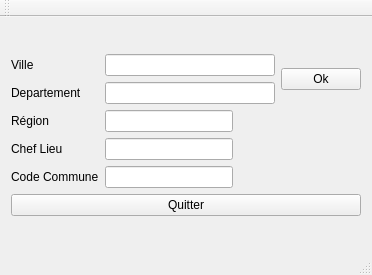
<?xml version="1.0" encoding="UTF-8"?>
<ui version="4.0">
 <class>MainWindow</class>
 <widget class="QMainWindow" name="MainWindow">
  <property name="geometry">
   <rect>
    <x>0</x>
    <y>0</y>
    <width>372</width>
    <height>275</height>
   </rect>
  </property>
  <property name="windowTitle">
   <string>MainWindow</string>
  </property>
  <widget class="QWidget" name="centralWidget">
   <layout class="QGridLayout" name="gridLayout_2">
    <item row="0" column="0">
     <layout class="QGridLayout" name="gridLayout">
      <item row="0" column="0">
       <layout class="QHBoxLayout" name="horizontalLayout_5">
        <item>
         <layout class="QVBoxLayout" name="verticalLayout_2">
          <item>
           <widget class="QLabel" name="label">
            <property name="text">
             <string>Ville</string>
            </property>
            <property name="buddy">
             <cstring>lineEditVille</cstring>
            </property>
           </widget>
          </item>
          <item>
           <widget class="QLabel" name="label_3">
            <property name="text">
             <string>Departement</string>
            </property>
            <property name="buddy">
             <cstring>lineEditDep</cstring>
            </property>
           </widget>
          </item>
          <item>
           <widget class="QLabel" name="label_4">
            <property name="text">
             <string>Région</string>
            </property>
            <property name="buddy">
             <cstring>lineEditREgion</cstring>
            </property>
           </widget>
          </item>
          <item>
           <widget class="QLabel" name="label_5">
            <property name="text">
             <string>Chef Lieu</string>
            </property>
            <property name="buddy">
             <cstring>lineEditChefLieu</cstring>
            </property>
           </widget>
          </item>
          <item>
           <widget class="QLabel" name="label_2">
            <property name="text">
             <string>Code Commune</string>
            </property>
            <property name="buddy">
             <cstring>lineEditCommune</cstring>
            </property>
           </widget>
          </item>
         </layout>
        </item>
        <item>
         <layout class="QVBoxLayout" name="verticalLayout_3">
          <item>
           <layout class="QHBoxLayout" name="horizontalLayout">
            <item>
             <layout class="QVBoxLayout" name="verticalLayout">
              <item>
               <widget class="QLineEdit" name="lineEditVille"/>
              </item>
              <item>
               <widget class="QLineEdit" name="lineEditDep"/>
              </item>
             </layout>
            </item>
            <item>
             <widget class="QPushButton" name="pushButton">
              <property name="text">
               <string>Ok</string>
              </property>
             </widget>
            </item>
           </layout>
          </item>
          <item>
           <layout class="QHBoxLayout" name="horizontalLayout_2">
            <item>
             <widget class="QLineEdit" name="lineEditREgion"/>
            </item>
            <item>
             <spacer name="horizontalSpacer">
              <property name="orientation">
               <enum>Qt::Horizontal</enum>
              </property>
              <property name="sizeHint" stdset="0">
               <size>
                <width>40</width>
                <height>20</height>
               </size>
              </property>
             </spacer>
            </item>
           </layout>
          </item>
          <item>
           <layout class="QHBoxLayout" name="horizontalLayout_3">
            <item>
             <widget class="QLineEdit" name="lineEditChefLieu"/>
            </item>
            <item>
             <spacer name="horizontalSpacer_2">
              <property name="orientation">
               <enum>Qt::Horizontal</enum>
              </property>
              <property name="sizeHint" stdset="0">
               <size>
                <width>40</width>
                <height>20</height>
               </size>
              </property>
             </spacer>
            </item>
           </layout>
          </item>
          <item>
           <layout class="QHBoxLayout" name="horizontalLayout_4">
            <item>
             <widget class="QLineEdit" name="lineEditCommune"/>
            </item>
            <item>
             <spacer name="horizontalSpacer_3">
              <property name="orientation">
               <enum>Qt::Horizontal</enum>
              </property>
              <property name="sizeHint" stdset="0">
               <size>
                <width>40</width>
                <height>20</height>
               </size>
              </property>
             </spacer>
            </item>
           </layout>
          </item>
         </layout>
        </item>
       </layout>
      </item>
      <item row="1" column="0">
       <widget class="QPushButton" name="pushButton_2">
        <property name="text">
         <string>Quitter</string>
        </property>
       </widget>
      </item>
     </layout>
    </item>
   </layout>
  </widget>
  <widget class="QMenuBar" name="menuBar">
   <property name="geometry">
    <rect>
     <x>0</x>
     <y>0</y>
     <width>372</width>
     <height>22</height>
    </rect>
   </property>
  </widget>
  <widget class="QToolBar" name="mainToolBar">
   <attribute name="toolBarArea">
    <enum>TopToolBarArea</enum>
   </attribute>
   <attribute name="toolBarBreak">
    <bool>false</bool>
   </attribute>
  </widget>
  <widget class="QStatusBar" name="statusBar"/>
 </widget>
 <layoutdefault spacing="6" margin="11"/>
 <resources/>
 <connections/>
</ui>
